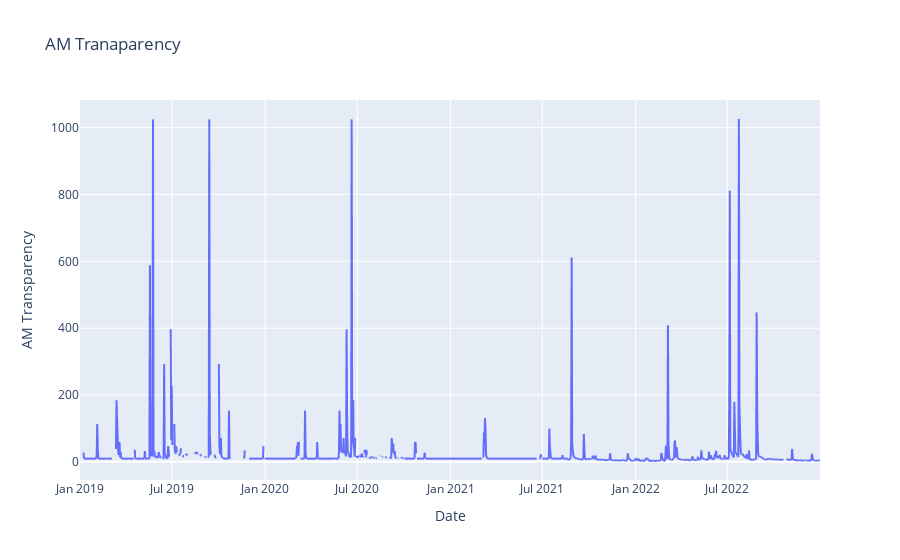

Notebook source saved alongside this figure:
### Code cell
fig = px.line(df_grouped, x="Date", y="AM Transparency", title="AM Tranaparency")
fig.show()

### Figure 1 — Plotly figure (JSON) as saved in the notebook; plotly's stock layout.template omitted (floating-point values rounded to 4 significant figures; data arrays with more than 128 entries replaced by an {"elided": "..."} marker saying what was removed)
{"data": [{"hovertemplate": "Date=%{x}<br>AM Transparency=%{y}<extra></extra>", "legendgroup": "", "line": {"color": "#636efa", "dash": "solid"}, "marker": {"symbol": "circle"}, "mode": "lines", "name": "", "showlegend": false, "type": "scattergl", "x": {"elided": "1461 str values"}, "xaxis": "x", "y": {"elided": "1461 float values"}, "yaxis": "y"}], "layout": {"legend": {"tracegroupgap": 0}, "title": {"text": "AM Tranaparency"}, "xaxis": {"anchor": "y", "domain": [0, 1], "title": {"text": "Date"}}, "yaxis": {"anchor": "x", "domain": [0, 1], "title": {"text": "AM Transparency"}}}}
